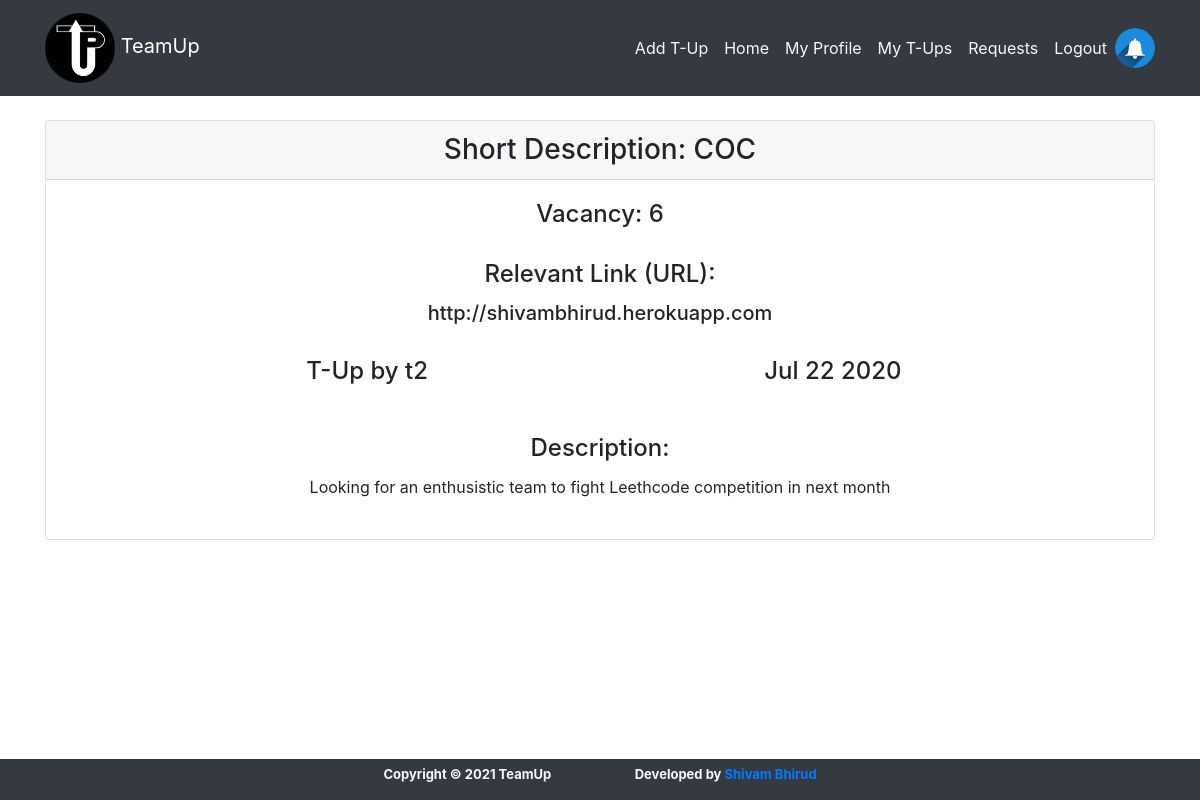
The page /team_up/2/ (signed in) on the database its author committed.
### team_up/models.py (models this page shows, shortened)
class Teams(models.Model):
  category = models.CharField(max_length=100)
  relevant_url = models.URLField(default='Not Provided')
  pub_date = models.DateTimeField(null=True, blank=True)
  short_description = models.TextField(default='Not Provided', max_length=200)
  description = models.TextField(default='Not Provided', max_length=2000)
  vacancy = models.IntegerField(default=1)
  logged_in_user = models.ForeignKey(Extendeduser, on_delete=models.CASCADE)
  def pub_date_pretty(self):
    return self.pub_date.strftime('%b %e %Y')

### accounts/models.py (models this page shows, shortened)
class Extendeduser(models.Model):
	user = models.OneToOneField(User, primary_key=True, on_delete=models.CASCADE)
	first_name = models.CharField(max_length=255)
	last_name = models.CharField(max_length=255, default='')
	gender = models.CharField(max_length=255, blank=True, default='rather_not_say') #TODO CHECK THE ENUMS TO AVOID DUMMY ENTRY
	email = models.EmailField(verbose_name='email', max_length=60, default='')
	about_me = models.TextField(max_length=1000, default="Let's Team-up!")
	portfolio = models.URLField(default='Not Provided')
	linkedin = models.URLField(default='Not Provided')
	facebook = models.URLField(default='Not Provided')
	twitter = models.URLField(default='Not Provided')
	other_url = models.URLField(default='Not Provided')
	city = models.CharField(max_length=255, default='')
	country = models.CharField(max_length=255, default='') # TODO CREATE A DATA STRUCTURE TO SHOW THE IST OF COUNTRIES
	phone = models.CharField(max_length=17, default='0000000000')
	date_joined = models.DateTimeField(verbose_name='date_joined', auto_now=True)
	last_login = models.DateTimeField(verbose_name='last_login', auto_now=True)
	is_admin = models.BooleanField(default=False)
	is_superuser = models.BooleanField(default=False)

### team_up/views.py (the view)
# urls.py: path('<int:team_up_id>/', views.detail, name='details'),
def detail(request, team_up_id):
	teamup = get_object_or_404(Teams, pk=team_up_id)
	return render(request, 'team_up/details.html', {'teams':teamup,
	'owner':request.user})

### team_up/templates/team_up/details.html (shortened to what this page needs)
{% extends 'base.html' %}
{% block content %}
<br>
<div class="card text-center">
  <h3 class="card-header">Short Description: {{ teams.short_description }} </h3>
  <div class="card-body">
          <h4 class="card-title">Vacancy: {{ teams.vacancy }}</h4>
          </div>
            <h4 class="card-title">Relevant Link (URL):</h4>
            <h5>{{ teams.relevant_url }}</h5>
           <br>
            <div class="form-row text-center">
              <div class="col-md-7 mb-3">
                <h4> T-Up by {{ teams.logged_in_user.user }}</h4>
              </div>
              <div class="col-md-3 mb-3">
                <h4> {{ teams.pub_date_pretty }}</h4>
              </div>
            </div>
          <br>
          <h4 class="card-title">Description:</h4>
          <p>{{ teams.description }}</p>
          <br>
        </div>
</div>
<br><br>
{% endblock %}

### rows shown on the page
Teams: short_description "COC", vacancy "6", relevant_url "http://shivambhirud.herokuapp.com", logged_in_user.user "t2", pub_date_pretty "Jul 22 2020", description "Looking for an enthusistic team to fight Leethcode competition in next month"
